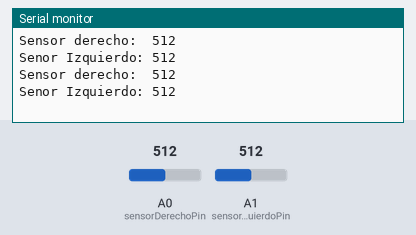
Recording of a sketch running on a simulated Arduino Uno, built with avr-gcc and run on an emulated ATmega328P. Shown: the last lines printed to the serial monitor. The inputs (shaded band) are chosen by the test bench; at power-on: A0 (sensorDerechoPin) = 512, A1 (sensorIzquierdoPin) = 512.

Above: at 1.8 s.
1.9 s: A0 (sensorDerechoPin) set to 716
At 2.6 s:
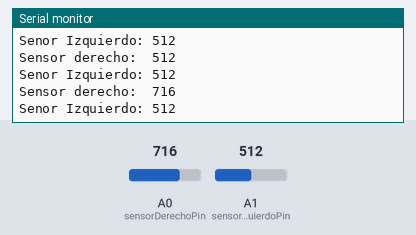
3.4 s: A1 (sensorIzquierdoPin) set to 716
At 4.7 s:
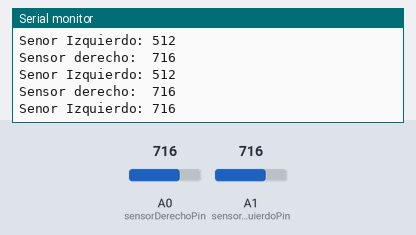
4.9 s: A0 (sensorDerechoPin) set to 900
At 5.8 s:
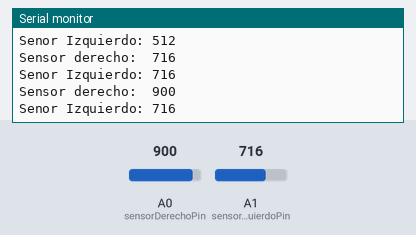
6.4 s: A1 (sensorIzquierdoPin) set to 900
At 7.7 s:
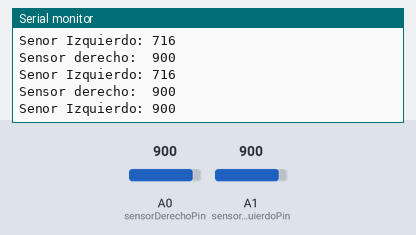
Timing chart, 0 to 8.9 s (numbered marks = the images above; inputs shaded):
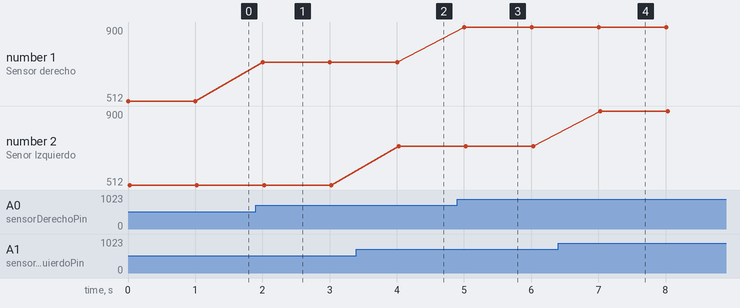

Measured:
- after the input at 1.9 s, the serial monitor: prints a new line after 0.10 s (image 1)
- after the input at 3.4 s, the serial monitor: prints a new line after 0.63 s (image 2)
- after the input at 4.9 s, the serial monitor: prints a new line after 0.10 s (image 3)
- after the input at 6.4 s, the serial monitor: prints a new line after 0.63 s (image 4)
- plotted number 1: 512 → 716 after the input at 1.9 s, 716 → 900 after the input at 4.9 s

The sketch:

Manual_RMCA_P5_1.ino
```cpp
#define sensorDerechoPin 0//Pin analógico #0
#define sensorIzquierdoPin 1//Pin analógico #1

int valSD=0;//Variable para guardar el valor leido en el sensor derecho
int valSI=0;//Variable para guardar el valor leido en el sensor izquierdo

void setup() {

  Serial.begin(9600);//Inicializamos la comunicación serial

}

void loop() {

  valSD = analogRead(sensorDerechoPin);//Tomamos la lectura analógica del sensor derecho y guardamos el valor
  valSI = analogRead(sensorIzquierdoPin);//Tomamos la lectura analógica del sensor izquierdo y guardamos el valor
  Serial.print("Sensor derecho:  ");//Imprimimos sin salto de línea
  Serial.println(valSD);//Imprimimos con salto de línea
  Serial.print("Senor Izquierdo: ");//Imprimimos sin salto de línea
  Serial.println(valSI);//Imprimimos con salto de línea
  Serial.println();//Imprimimos un salto de línea adicional para teenr un formato fácil de leer en el monitor serie

  delay(1000);//Delay para realizar la letura aproximadamete cada segundo

}
```
